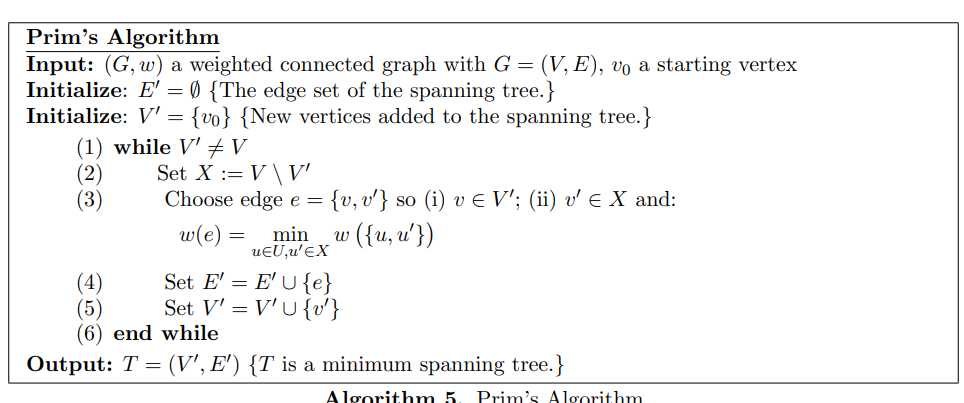
#> input picture Week1/Collage Maker/images/Screenshot 2024-03-12 154202.png, 964 x 403 px; its folder holds 2 pictures in this run
$ python ImageCollageMaker.py
#> lines starting #> are read from the running program, lines starting #| are printed output that depends on the picture
import cv2
import numpy as np
import glob


collage_width = 800
collage_height = 600


image_paths = glob.glob("images/*.jpg") + glob.glob("images/*.jpeg") + glob.glob("images/*.png")
images = []
for path in image_paths:
    image = cv2.imread(path)
#> image is the input picture: shape (403, 964, 3); mean B, G, R 244.6, 244.6, 244.6
    images.append(image)


resized_images = []
for image in images:
    resized_image = cv2.resize(image, (collage_width // len(images), collage_height))
    resized_images.append(resized_image)
#> this loop made 2 passes
#> pass 1, `resized_image = cv2.resize(image, (collage_width // len(images), colla..`:
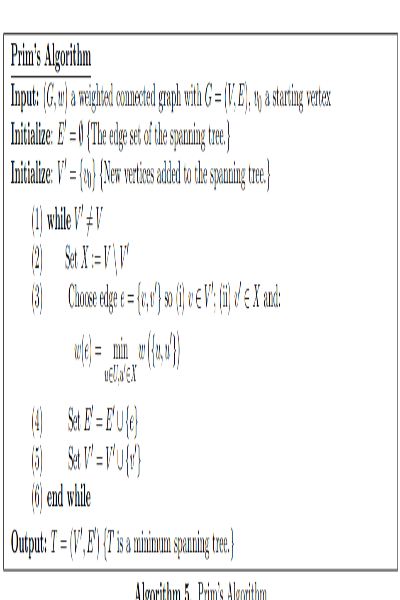
#> resized_image: shape (600, 400, 3); mean B, G, R 244.4, 244.4, 244.3
#> pass 2, `resized_image = cv2.resize(image, (collage_width // len(images), colla..`:
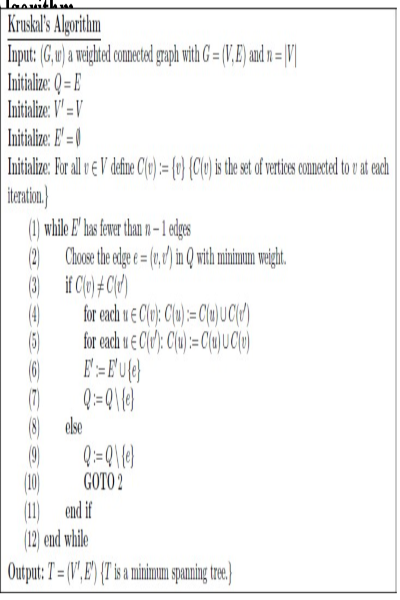
#> resized_image: shape (600, 400, 3); mean B, G, R 244.6, 244.7, 244.5
#> after the loop, resized_images = 2 items


collage = np.zeros((collage_height, collage_width, 3), dtype=np.uint8)


x_offset = 0
for image in resized_images:
    collage[:, x_offset:x_offset + image.shape[1]] = image
    x_offset += image.shape[1]
#> this loop made 2 passes
#> x_offset on passes 1 to 2: 400, 800
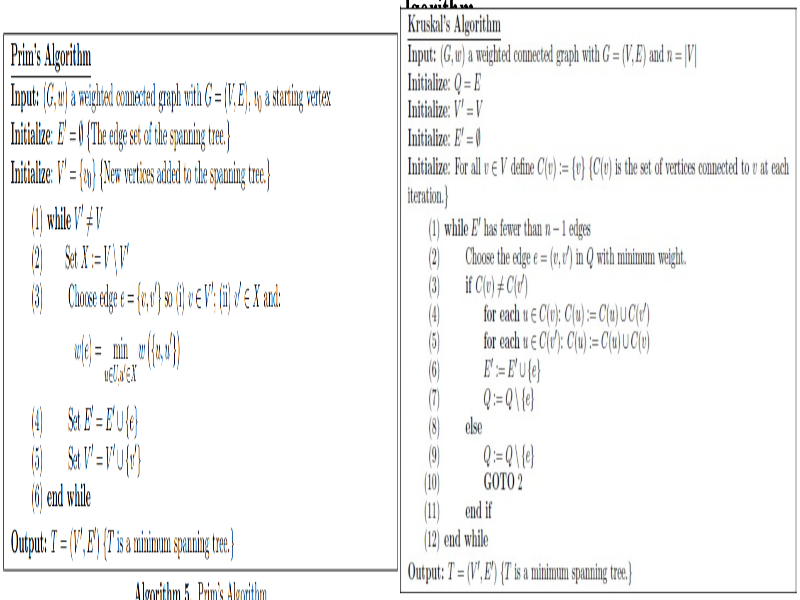
#> collage: shape (600, 800, 3); mean B, G, R 244.5, 244.5, 244.4
#> after the loop, x_offset = 800


cv2.imshow("Collage Maker", collage)
cv2.waitKey(0)
cv2.destroyAllWindows()
